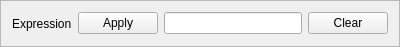
<?xml version="1.0" encoding="UTF-8"?>
<ui version="4.0">
 <class>Frame</class>
 <widget class="QFrame" name="Frame">
  <property name="geometry">
   <rect>
    <x>0</x>
    <y>0</y>
    <width>400</width>
    <height>47</height>
   </rect>
  </property>
  <property name="sizePolicy">
   <sizepolicy hsizetype="Fixed" vsizetype="Fixed">
    <horstretch>0</horstretch>
    <verstretch>0</verstretch>
   </sizepolicy>
  </property>
  <property name="windowTitle">
   <string>Frame</string>
  </property>
  <property name="frameShape">
   <enum>QFrame::StyledPanel</enum>
  </property>
  <property name="frameShadow">
   <enum>QFrame::Raised</enum>
  </property>
  <layout class="QHBoxLayout" name="horizontalLayout">
   <item>
    <widget class="QLabel" name="label">
     <property name="text">
      <string>Expression</string>
     </property>
    </widget>
   </item>
   <item>
    <widget class="QPushButton" name="pushButton_2">
     <property name="text">
      <string>Apply</string>
     </property>
    </widget>
   </item>
   <item>
    <widget class="QLineEdit" name="lineEdit"/>
   </item>
   <item>
    <widget class="QPushButton" name="pushButton">
     <property name="text">
      <string>Clear</string>
     </property>
    </widget>
   </item>
  </layout>
 </widget>
 <resources/>
 <connections/>
</ui>
